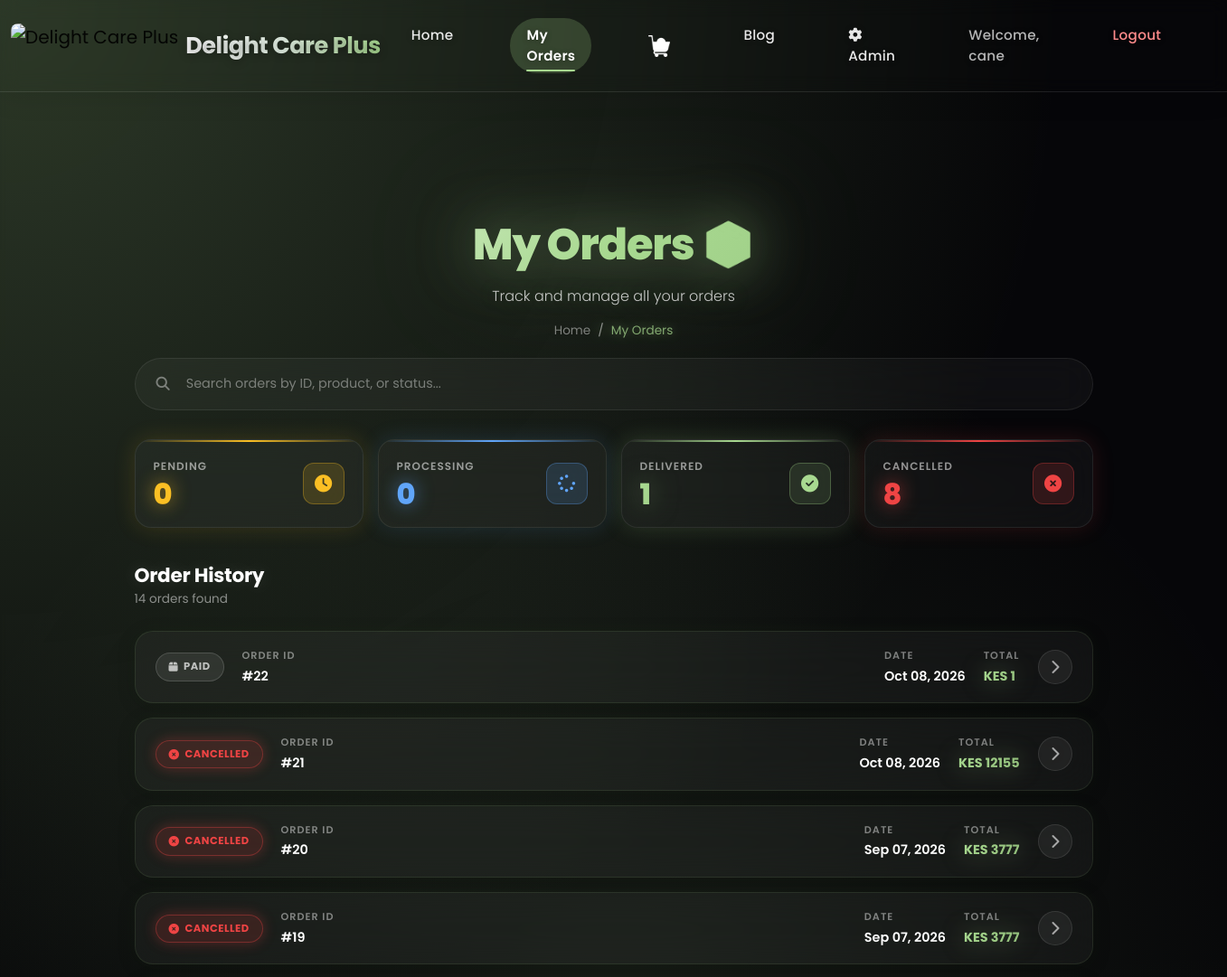
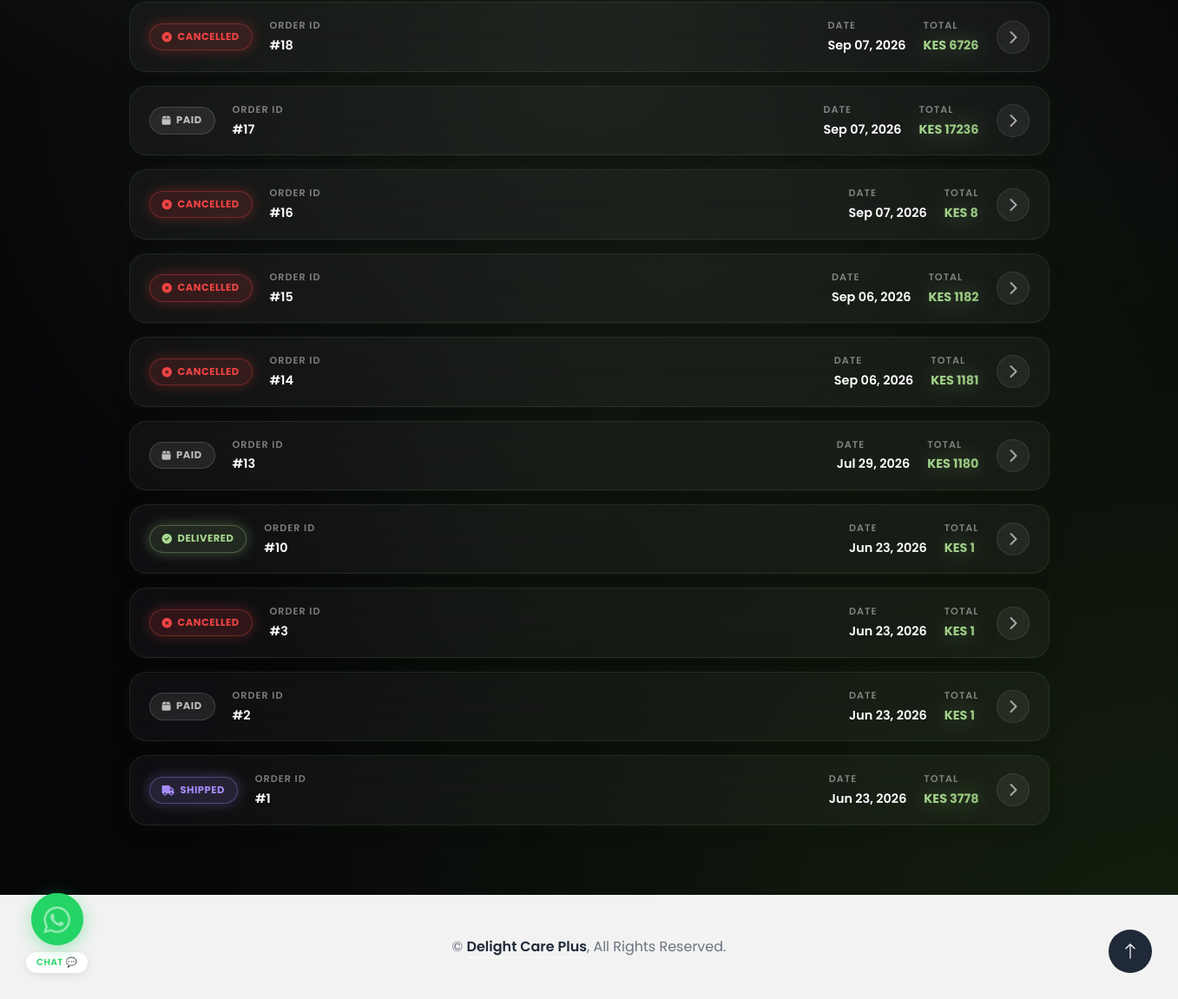
/my-orders/ (signed in), run on the app's committed database (2 pictures, top to bottom).
### store/models.py (models this page shows, shortened)
class Order(models.Model):
    STATUS_CHOICES = (
        ("PAYMENT_PENDING", "Payment Pending"),
        ("PAID", "Paid"),
        ("PLACED", "Placed"),
        ("PROCESSING", "Processing"),
        ("PACKED", "Packed"),
        ("SHIPPED", "Shipped"),
        ("OUT_FOR_DELIVERY", "Out for Delivery"),
        ("DELIVERED", "Delivered"),
        ("CANCELLED", "Cancelled"),
        ("FAILED", "Failed"),
        ("REFUNDED", "Refunded"),
    )
    user = models.ForeignKey(User, on_delete=models.CASCADE)
    name = models.CharField(max_length=200)
    phone = models.CharField(max_length=15)
    address = models.TextField()
    total_price = models.DecimalField(max_digits=10, decimal_places=2)
    gst = models.DecimalField(max_digits=10, decimal_places=2)
    grand_total = models.DecimalField(max_digits=10, decimal_places=2)
    utr_last6 = models.CharField(max_length=6, blank=True, null=True)
    payment_screenshot = models.ImageField(upload_to='payment_proofs/', blank=True, null=True)
    checkout_request_id = models.CharField(
        max_length=100, blank=True, null=True, unique=True
    )
    merchant_request_id = models.CharField(max_length=100, blank=True, null=True)
    mpesa_receipt_number = models.CharField(max_length=50, blank=True, null=True)
    mpesa_result_code = models.CharField(max_length=10, blank=True, null=True)
    mpesa_result_desc = models.TextField(blank=True, null=True)
    cancellation_reason = models.TextField(blank=True, null=True)
    cancelled_at = models.DateTimeField(blank=True, null=True)
    status = models.CharField(
        max_length=20,
        choices=STATUS_CHOICES,
        default="PAYMENT_PENDING"
    )
    created_at = models.DateTimeField(auto_now_add=True)
    updated_at = models.DateTimeField(auto_now=True)

### store/views.py (the view)
# urls.py: path("my-orders/", views.my_orders, name="my_orders"),
@login_required(login_url='login')
def my_orders(request):
    all_orders = Order.objects.filter(user=request.user).order_by("-created_at")
    pending_count = all_orders.filter(status='PAYMENT_PENDING').count()
    processing_count = all_orders.filter(status='PROCESSING').count()
    packed_count = all_orders.filter(status='PACKED').count()
    shipped_count = all_orders.filter(status='SHIPPED').count()
    out_for_delivery_count = all_orders.filter(status='OUT_FOR_DELIVERY').count()
    delivered_count = all_orders.filter(status='DELIVERED').count()
    cancelled_count = all_orders.filter(status='CANCELLED').count()
    failed_count = all_orders.filter(status='FAILED').count()
    refunded_count = all_orders.filter(status='REFUNDED').count()
    paid_count = all_orders.filter(status='PAID').count()
    placed_count = all_orders.filter(status='PLACED').count()
    total_orders = all_orders.count()
    for order in all_orders:
        if order.mpesa_receipt_number:
            order.payment_method = 'M-Pesa'
        elif order.utr_last6:
            order.payment_method = 'Bank Transfer'
        else:
            order.payment_method = 'Card'
    return render(request, "store/my_orders.html", {
        "orders": all_orders,
        "pending_count": pending_count,
        "processing_count": processing_count,
        "packed_count": packed_count,
        "shipped_count": shipped_count,
        "out_for_delivery_count": out_for_delivery_count,
        "delivered_count": delivered_count,
        "cancelled_count": cancelled_count,
        "failed_count": failed_count,
        "refunded_count": refunded_count,
        "paid_count": paid_count,
        "placed_count": placed_count,
        "total_orders": total_orders,
    })

### store/templates/store/my_orders.html (shortened to what this page needs)
{% extends 'base_dashboard.html' %}
{% load static %}
{% block nav_orders %}active{% endblock %}
{% block content %}
<div class="container-fluid hero-header mb-4">
    <div class="container text-center">
        <h1 class="mb-3 animated slideInDown">My Orders 📦</h1>
        <p class="animated slideInDown mb-3">Track and manage all your orders</p>
        <nav aria-label="breadcrumb">
            <ol class="breadcrumb justify-content-center mb-0 animated slideInDown">
                <li class="breadcrumb-item"><a href="/">Home</a></li>
                <li class="breadcrumb-item active" aria-current="page">My Orders</li>
            </ol>
        </nav>
    </div>
</div>
<div class="container-fluid">
    <div class="crazy-orders-container">
        <div class="crazy-search-bar wow fadeIn">
            <i class="fas fa-search"></i>
            <input type="text" id="orderSearch" placeholder="Search orders by ID, product, or status...">
        </div>
        <div class="crazy-stats-grid wow fadeIn">
            <div class="crazy-stat-card pending">
                <div class="crazy-stat-info">
                    <div class="crazy-stat-label">Pending</div>
                    <div class="crazy-stat-value">{{ pending_count|default:0 }}</div>
                </div>
                <div class="crazy-stat-icon">
                    <i class="fas fa-clock"></i>
                </div>
            </div>
            <div class="crazy-stat-card processing">
                <div class="crazy-stat-info">
                    <div class="crazy-stat-label">Processing</div>
                    <div class="crazy-stat-value">{{ processing_count|default:0 }}</div>
                </div>
                <div class="crazy-stat-icon">
                    <i class="fas fa-spinner"></i>
                </div>
            </div>
            <div class="crazy-stat-card delivered">
                <div class="crazy-stat-info">
                    <div class="crazy-stat-label">Delivered</div>
                    <div class="crazy-stat-value">{{ delivered_count|default:0 }}</div>
                </div>
                <div class="crazy-stat-icon">
                    <i class="fas fa-check-circle"></i>
                </div>
            </div>
            <div class="crazy-stat-card cancelled">
                <div class="crazy-stat-info">
                    <div class="crazy-stat-label">Cancelled</div>
                    <div class="crazy-stat-value">{{ cancelled_count|default:0 }}</div>
                </div>
                <div class="crazy-stat-icon">
                    <i class="fas fa-times-circle"></i>
                </div>
            </div>
        </div>
        <div class="crazy-section-header wow fadeIn">
            <div>
                <h2 class="crazy-section-title">Order History</h2>
                <p class="crazy-section-subtitle">
                    {% if orders %}
                        {{ orders|length }} order{{ orders|length|pluralize }} found
                    {% else %}
                        No orders yet
                    {% endif %}
                </p>
            </div>
        </div>
        {% if orders %}
        <div class="orders-list wow fadeIn">
            {% for order in orders %}
            <div class="crazy-order-card" data-order-status="{{ order.status }}">
                <div class="crazy-order-header">
                    <span class="status-badge
                        {% if order.status == 'PAYMENT_PENDING' %}pending
                        {% elif order.status == 'PROCESSING' or order.status == 'PACKED' %}processing
                        {% elif order.status == 'SHIPPED' or order.status == 'OUT_FOR_DELIVERY' %}shipped
                        {% elif order.status == 'DELIVERED' %}delivered
                        {% elif order.status == 'CANCELLED' or order.status == 'FAILED' %}cancelled
                        {% else %}other{% endif %}">
                        {% if order.status == 'PAYMENT_PENDING' %}
                            <i class="fas fa-clock"></i>
                        {% elif order.status == 'PROCESSING' or order.status == 'PACKED' %}
                            <i class="fas fa-spinner"></i>
                        {% elif order.status == 'SHIPPED' or order.status == 'OUT_FOR_DELIVERY' %}
                            <i class="fas fa-truck"></i>
                        {% elif order.status == 'DELIVERED' %}
                            <i class="fas fa-check-circle"></i>
                        {% elif order.status == 'CANCELLED' or order.status == 'FAILED' %}
                            <i class="fas fa-times-circle"></i>
                        {% else %}
                            <i class="fas fa-box"></i>
                        {% endif %}
                        {{ order.get_status_display }}
                    </span>
                    <div class="crazy-order-meta">
                        <div class="meta-label">Order ID</div>
                        <div class="meta-value">#{{ order.id }}</div>
                    </div>
                    <div class="crazy-order-meta">
                        <div class="meta-label">Date</div>
                        <div class="meta-value">{{ order.created_at|date:"M d, Y" }}</div>
                    </div>
                    <div class="crazy-order-meta">
                        <div class="meta-label">Total</div>
                        <div class="meta-value price">KES {{ order.grand_total|floatformat:0 }}</div>
                    </div>
                    <div class="crazy-order-toggle">
                        <i class="fas fa-chevron-right"></i>
                    </div>
                </div>
            </div>
            {% endfor %}
        </div>
        {% endif %}
    </div>
</div>
{% endblock %}

### store/templates/base_dashboard.html (shortened to what this page needs)
{% load static %}
<!DOCTYPE html>
<html lang="en">
<head>
    <link href="https://cdnjs.cloudflare.com/ajax/libs/font-awesome/5.10.0/css/all.min.css" rel="stylesheet">
    <link href="https://cdn.jsdelivr.net/npm/bootstrap-icons@1.4.1/font/bootstrap-icons.css" rel="stylesheet">
    <link href="https://cdnjs.cloudflare.com/ajax/libs/font-awesome/6.4.0/css/all.min.css" rel="stylesheet">
    <link href="{% static 'store/lib/animate/animate.min.css' %}" rel="stylesheet">
    <link href="{% static 'store/lib/owlcarousel/assets/owl.carousel.min.css' %}" rel="stylesheet">
    <link href="{% static 'store/css/bootstrap.min.css' %}" rel="stylesheet">
    <link href="{% static 'store/css/style.css' %}" rel="stylesheet">
</head>
<body>
    <div class="container-fluid sticky-top">
        <div class="container">
            <nav class="navbar navbar-expand-lg navbar-light p-0">
                <a href="/" class="navbar-brand d-flex align-items-center">
                    <img src="{% static 'store/img/DELIGHT.gif' %}"
                         alt="Delight Care Plus"
                         style="height: 50px; width: auto; border-radius: 8px;">
                    <span class="ms-2 animated-brand brand-text-mobile">
                        Delight Care Plus
                    </span>
                </a>
                <div class="collapse navbar-collapse" id="navbarCollapse">
                    <div class="navbar-nav ms-auto">
                        <a href="/" class="nav-item nav-link {% block nav_home %}{% endblock %}">Home</a>
                        <a href="{% url 'my_orders' %}" class="nav-item nav-link {% block nav_orders %}{% endblock %}">My Orders</a>
                        <a href="/cart/" class="nav-item nav-link cart-link {% block nav_cart %}{% endblock %}">
                            <img src="{% static 'store/icons/shopping-cart.png' %}"
                                 alt="Cart"
                                 class="cart-icon-img">
                        </a>
                        <a href="{% url 'blog_list' %}" class="nav-item nav-link {% block nav_blog %}{% endblock %}">Blog</a>
                        {% if user.is_staff %}
                            <a href="{% url 'admin_product_list' %}" class="nav-item nav-link">
                                <i class="fas fa-cog me-1"></i>Admin
                            </a>
                        {% endif %}
                        {% if user.is_authenticated %}
                            <span class="nav-item nav-link text-white-50">Welcome, {{ user.username }}</span>
                            <a href="{% url 'logout' %}" class="nav-item nav-link text-danger">Logout</a>
                        {% else %}
                            <a href="{% url 'login' %}"  class="nav-item nav-link {% block nav_login %}{% endblock %}">Login</a>
                            <a href="{% url 'signup' %}" class="nav-item nav-link {% block nav_signup %}{% endblock %}">Signup</a>
                        {% endif %}
                    </div>
                </div>
            </nav>
        </div>
    </div>
    <div class="whatsapp-float">
        <a href="https://wa.me/254795180079?text=Hello%20Delight%20Care%2C%20I%20need%20help"
           class="whatsapp-btn"
           target="_blank"
           rel="noopener noreferrer"
           aria-label="Contact us on WhatsApp">
            <span class="ripple"></span>
            <span class="ripple"></span>
            <i class="fab fa-whatsapp"></i>
        </a>
        <span class="whatsapp-label">Chat 💬</span>
    </div>
    {% block content %}{% endblock %}
    <div class="container-fluid bg-white footer mt-5">
        <div class="container py-5 text-center">
            <p class="mb-0" style="color: #6b7280;">
                &copy; <a class="border-bottom" href="#" style="color: #1f2937 !important; text-decoration: none; font-weight: 600;">Delight Care Plus</a>, All Rights Reserved.
            </p>
        </div>
    </div>
    <a href="#" class="btn btn-lg btn-primary btn-lg-square back-to-top"><i class="bi bi-arrow-up"></i></a>
</body>
</html>

### store/static/store/css/style.css (style rules this page uses)
.back-to-top { position: fixed; display: none; right: 45px; bottom: 45px; z-index: 99; }
.btn { font-weight: 500; transition: .5s; }
.btn.btn-primary { color: var(--bs-white); }
.btn-lg-square { width: 48px; height: 48px; }
.btn-square, .btn-sm-square, .btn-lg-square { padding: 0; display: flex; align-items: center; justify-content: center; font-weight: normal; border-radius: 50px; }
.sticky-top { top: -150px; transition: .5s; }
.navbar { padding: 11px 0 !important; height: 85px; }
.navbar .navbar-nav .nav-link { margin-right: 45px; padding: 0; color: var(--bs-dark); font-weight: 500; transition: .5s; outline: none; }
.navbar .navbar-nav .nav-link:hover, .navbar .navbar-nav .nav-link.active { color: var(--bs-white); }
.hero-header { position: relative; margin-top: -85px; padding-top: 12rem; padding-bottom: 6rem; background: url(../img/bg.png) center center no-repeat; background-size: cover; }
.hero-header::before { position: absolute; content: ""; width: 100%; height: 100%; top: 0; left: 0; background: rgba(255, 255, 255, .1); clip-path: polygon(66% 0, 100% 0, 100% 100%, 33% 100%); }
.hero-header .container { position: relative; z-index: 1; }
.hero-header .breadcrumb-item+.breadcrumb-item::before { color: var(--bs-light); }

### data on the page
Order: status "PAID", id "22", created_at "Oct 08, 2026", grand_total "1"
Order: status "CANCELLED", id "21", created_at "Oct 08, 2026", grand_total "12155"
Order: status "CANCELLED", id "20", created_at "Sep 07, 2026", grand_total "3777"
Order: status "CANCELLED", id "19", created_at "Sep 07, 2026", grand_total "3777"
Order: status "CANCELLED", id "18", created_at "Sep 07, 2026", grand_total "6726"
Order: status "PAID", id "17", created_at "Sep 07, 2026", grand_total "17236"
Order: status "CANCELLED", id "16", created_at "Sep 07, 2026", grand_total "8"
Order: status "CANCELLED", id "15", created_at "Sep 06, 2026", grand_total "1182"
Order: status "CANCELLED", id "14", created_at "Sep 06, 2026", grand_total "1181"
Order: status "PAID", id "13", created_at "Jul 29, 2026", grand_total "1180"
Order: status "DELIVERED", id "10", created_at "Jun 23, 2026", grand_total "1"
Order: status "CANCELLED", id "3", created_at "Jun 23, 2026", grand_total "1"
Order: status "PAID", id "2", created_at "Jun 23, 2026", grand_total "1"
Order: status "SHIPPED", id "1", created_at "Jun 23, 2026", grand_total "3778"

### other printed values
{{ user.username }} "cane"
{{ pending_count|default:0 }} "0"
{{ processing_count|default:0 }} "0"
{{ delivered_count|default:0 }} "1"
{{ cancelled_count|default:0 }} "8"
{{ orders|length }} "14"
